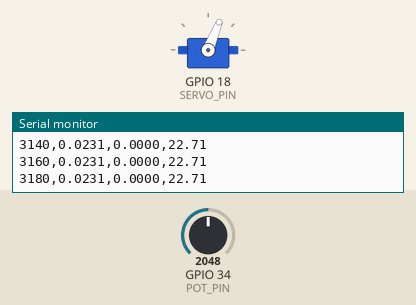
Recording of a sketch running on a simulated ESP32. Parts: servo, the last lines printed to the serial monitor. The inputs (shaded band) are chosen by the test bench; at power-on: GPIO 34 (POT_PIN) = 2048.

Above: at 3.2 s.
3.3 s: GPIO 34 (POT_PIN) set to 1228
At 4.0 s:
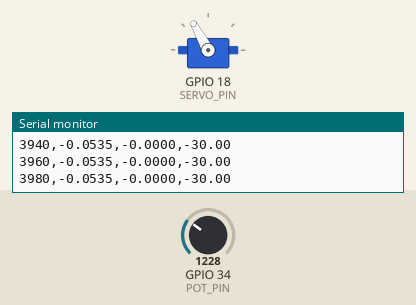
5.0 s: GPIO 34 (POT_PIN) set to 491
At 5.9 s:
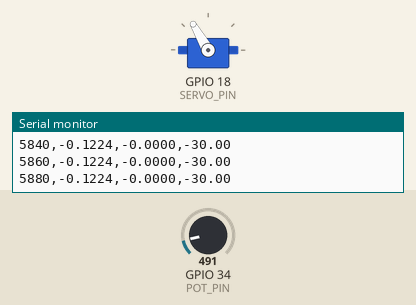
6.5 s: GPIO 34 (POT_PIN) set to 2047
At 7.0 s:
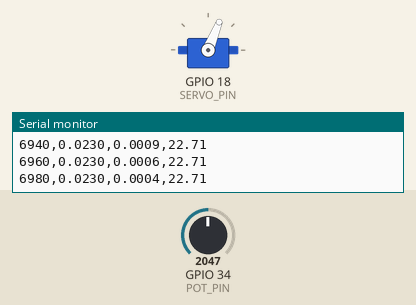
Timing chart, 0 to 9.5 s (numbered marks = the images above; inputs shaded):
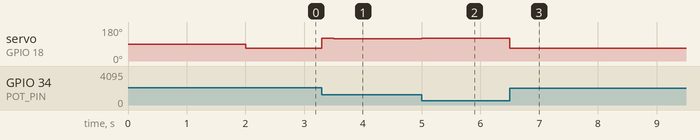

The sketch:

bnbRL_ratePenalty.ino
```cpp
// FILE: bnbRL.ino
// DESC: RL policy control on real BNB hardware
// VERS: 1.0 policy=exp01 (baseline)                       - works
//     : 1.1 calibration ADC_HALF 2047.5 -> 1540           - works
//     : 2.0 policy=exp07 (rate penalty w_r=0.2)           - chattering reduced

#include <ESP32Servo.h>
#include "src/bnbInfer.h"

const int POT_PIN   = 34;
const int SERVO_PIN = 18;

// --- Coordinate transform ---------------------------------------------
// Uncalibrated: assumes the ball's center sits at mid-ADC (2047.5).
//               Not physically measured, but what v1.0/v2.0 logs used.
// Calibrated  : from measured end stops, ADC_LEFT = 260.5, ADC_RIGHT = 3340.5
//               -> center 1800.5, half 1540
// Swap the two blocks below to compare.
//const float ADC_LEFT   = 0.0f;
//const float ADC_RIGHT  = 4095.0f;
const float ADC_LEFT   = 260.5f;     // calibrated
const float ADC_RIGHT  = 3340.5f;    // calibrated

const float ADC_CENTER = (ADC_LEFT + ADC_RIGHT) / 2.0f;
const float ADC_HALF   = (ADC_RIGHT - ADC_LEFT) / 2.0f;
const float X_MAX      = 0.144f;       // range the policy was trained on
// ---------------------------------------------------------------------

// --- Timing ---
const float TS = 0.020f;              // [s]
const unsigned long TS_MS = 20;

// --- Velocity filter ---
const float FILT_A = 0.7f;            // 0 = no filtering, 1 = fully smoothed

Servo myServo;
float xPrev = 0.0f, xdotPrev = 0.0f;
unsigned long pTic;

float readPosition() {
  int raw = analogRead(POT_PIN);
  return (raw - ADC_CENTER) / ADC_HALF * X_MAX;
}

void setup() {
  Serial.begin(115200);
  delay(1000);
  myServo.attach(SERVO_PIN, 1000, 2000);
  myServo.write(90);                  // neutral
  delay(1000);

  Serial.printf("# ADC_CENTER=%.1f  ADC_HALF=%.1f\n", ADC_CENTER, ADC_HALF);

  xPrev = readPosition();
  xdotPrev = 0.0f;
  pTic = millis();

  Serial.println("t,x,xdot,alpha");
}

void loop() {
  // 1. Sensor
  float x = readPosition();

  // 2. Velocity estimation
  float xdotRaw = (x - xPrev) / TS;
  float xdot = FILT_A * xdotPrev + (1.0f - FILT_A) * xdotRaw;

  // 3. Inference
  float alpha = policy_forward(x, xdot);

  // 4. Sign flip (hardware direction is opposite of simulation)
  float alphaCmd = -alpha;

  // 5. Servo
  int theta = (int)alphaCmd;
  int mTheta = map(theta, -90, 90, 180, 0);
  myServo.write(mTheta);

  // 6. Logging
  Serial.printf("%lu,%.4f,%.4f,%.2f\n", millis(), x, xdot, alphaCmd);

  // 7. Update state and maintain loop period
  xPrev = x;
  xdotPrev = xdot;
  while (millis() - pTic < TS_MS) { }
  pTic = millis();
}
```

bnbInfer.h
```cpp
// FILE: bnbInfer.h
// DESC: Forward pass of the exported SAC actor
// NOTE: input  = [x, xdot] in the same units used during training
//       output = servo angle [deg], already squashed to +/- ALPHA_MAX

#include <math.h>
#include "bnbPolicy.h"

float policy_forward(float x, float xdot) {
    float h1[N_H];
    float h2[N_H];
    float in[N_IN] = {x, xdot};

    // Layer 1: fc_1 + ReLU
    for (int i = 0; i < N_H; i++) {
        float s = b1[i];
        for (int j = 0; j < N_IN; j++) s += W1[i][j] * in[j];
        h1[i] = (s > 0.0f) ? s : 0.0f;
    }

    // Layer 2: fc_body + ReLU
    for (int i = 0; i < N_H; i++) {
        float s = b2[i];
        for (int j = 0; j < N_H; j++) s += W2[i][j] * h1[j];
        h2[i] = (s > 0.0f) ? s : 0.0f;
    }

    // Output: fc_mean
    float mu = b3[0];
    for (int j = 0; j < N_H; j++) mu += W3[0][j] * h2[j];

    // Squash to action range
    return ALPHA_MAX * tanhf(mu);
}
```

Source omitted: bnbPolicy.h (78204 bytes)

Measured:
- after the input at 3.3 s, servo on GPIO 18 (SERVO_PIN): 68° → 120° at once, → 119° 0.20 s later
- after the input at 5.0 s, servo on GPIO 18 (SERVO_PIN): 119° → 120° at once
- after the input at 6.5 s, servo on GPIO 18 (SERVO_PIN): 120° → 68° at once
